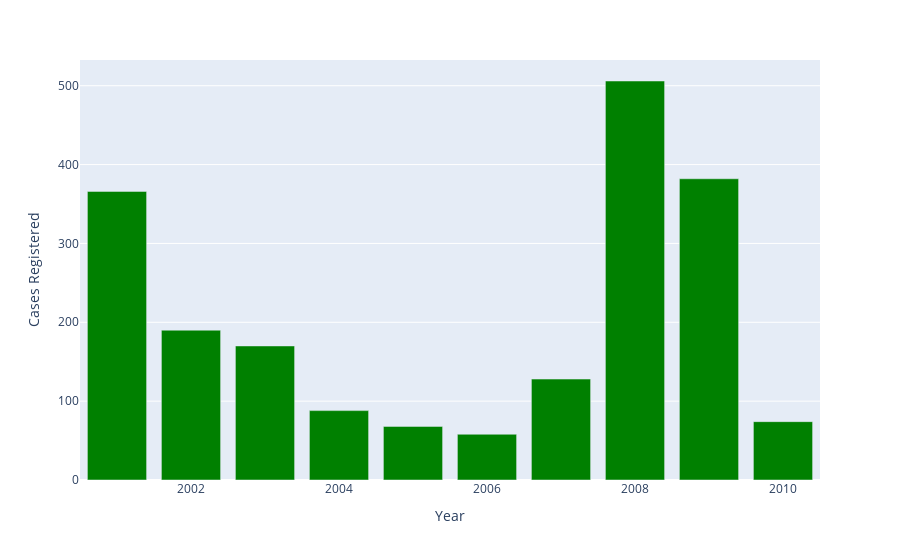

Write notebook code for a chart like this one.
### Markdown cell above
### Cases registered against Police under Human Rights violations from 2001 to 2010 <a class="anchor" id="section_2_2"></a>

### Code cell
g3 = pd.DataFrame(police_hr.groupby(['Year'])['Cases_Registered_under_Human_Rights_Violations'].sum().reset_index())
g3.columns = ['Year','Cases Registered']

fig = px.bar(g3,x='Year',y='Cases Registered',color_discrete_sequence=['green'])
fig.show()

### Figure 1 — Plotly figure (JSON) as saved in the notebook; plotly's stock layout.template omitted (floating-point values rounded to 4 significant figures)
{"data": [{"alignmentgroup": "True", "hovertemplate": "Year=%{x}<br>Cases Registered=%{y}<extra></extra>", "legendgroup": "", "marker": {"color": "green", "pattern": {"shape": ""}}, "name": "", "offsetgroup": "", "orientation": "v", "showlegend": false, "textposition": "auto", "type": "bar", "x": [2001, 2002, 2003, 2004, 2005, 2006, 2007, 2008, 2009, 2010], "xaxis": "x", "y": [366, 190, 170, 88, 68, 58, 128, 506, 382, 74], "yaxis": "y"}], "layout": {"barmode": "relative", "legend": {"tracegroupgap": 0}, "margin": {"t": 60}, "xaxis": {"anchor": "y", "domain": [0, 1], "title": {"text": "Year"}}, "yaxis": {"anchor": "x", "domain": [0, 1], "title": {"text": "Cases Registered"}}}}
